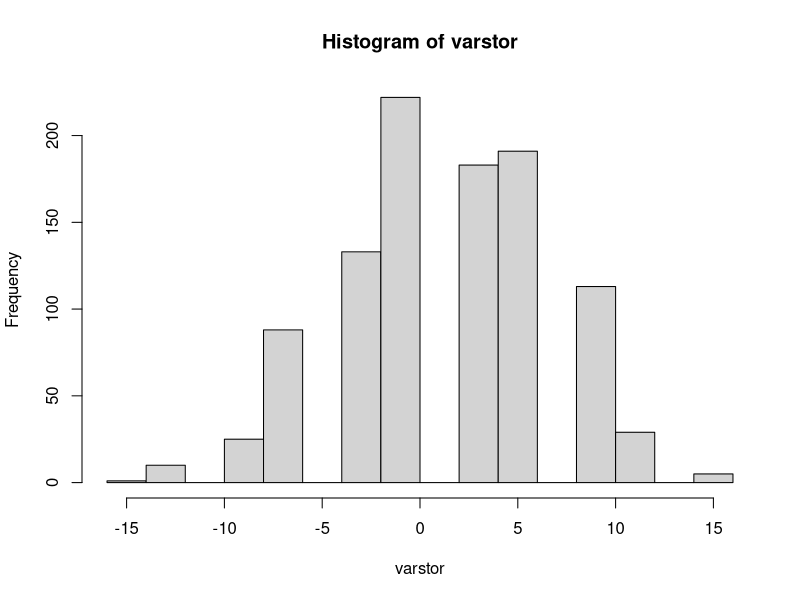

R code for this plot:
## ---- chunk 1
knitr::opts_chunk$set(echo = TRUE)
## ---- chunk 2
require(tidyverse)

## ---- chunk 3
days=1:365
count=15
repeatn=1000
varstor=numeric()
for (j in 1:repeatn){
brownlow = 0
for (i in 1:count) {
  sam=sample(days,size=30,replace = T)
  y=duplicated(sam)
  if (sum(y)>0) brownlow=brownlow+1
  else brownlow = brownlow - 2
}
varstor[j]=brownlow
}
hist(varstor)
var(varstor)
print (paste('average return = ' , mean(varstor)))

## ---- chunk 4
vSorted = sort(varstor)
print(vSorted[100])
print(vSorted[900])
